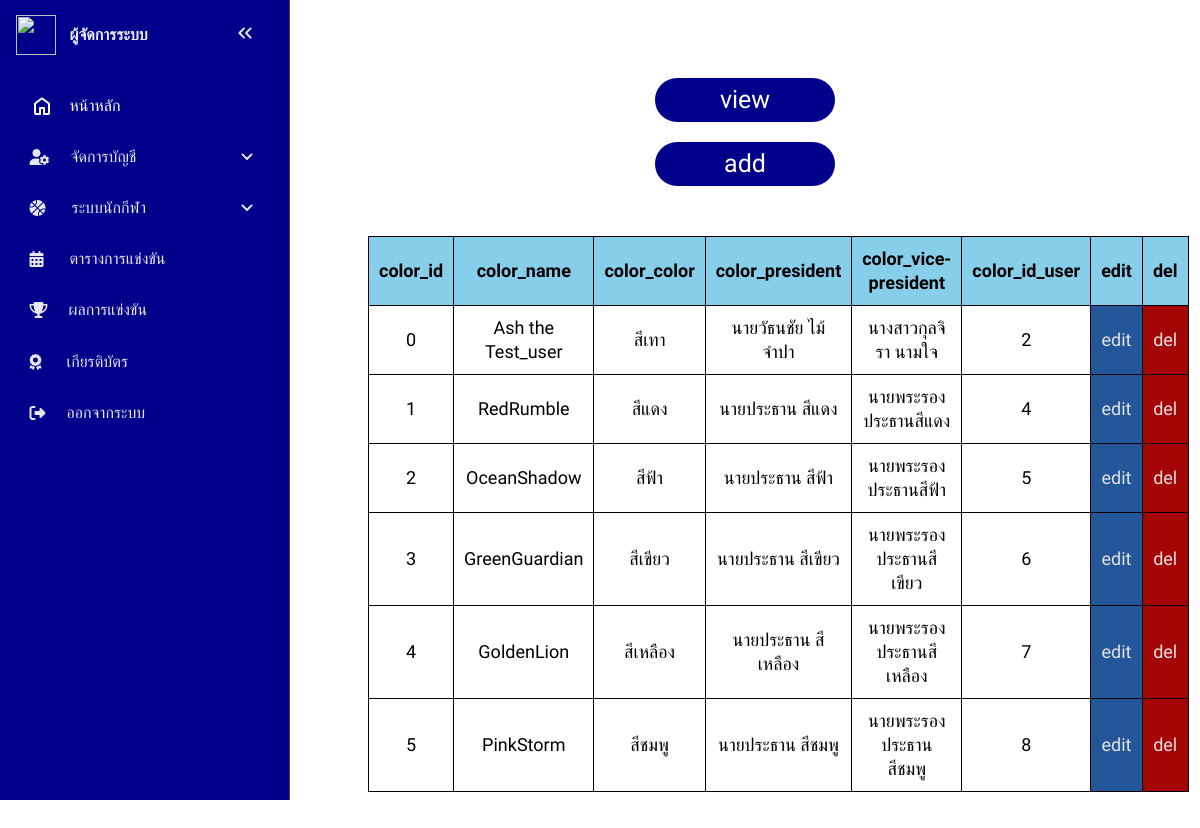
Page /admin_system.php?page=admin_sport&sub_page=view (signed in) on the committed database.
### tables this page shows
CREATE TABLE `colors` (
  `color_id` int(2) NOT NULL,
  `color_name` varchar(128) NOT NULL,
  `color_color` varchar(32) NOT NULL,
  `color_president` varchar(32) NOT NULL,
  `color_vice-president` varchar(32) NOT NULL,
  `color_id_user` int(6) NOT NULL
);

### admin/view/view_admin_sport.php (the view)
<body>
	<center>
	<table class="table_all">
		<tr>
			<th>color_id</th>
			<th>color_name</th>
			<th>color_color</th>
			<th>color_president</th>
			<th>color_vice-president</th>
			<th>color_id_user</th>
			<th>edit</th>
			<th>del</th>
		</tr>
		<?php
			$sql_view_admin_sport = "SELECT * FROM `colors`";
			$result_view_admin_sport = mysqli_query($conn, $sql_view_admin_sport);
			if (mysqli_num_rows($result_view_admin_sport) > 0) {
				while ($row_view_admin_sport = mysqli_fetch_assoc($result_view_admin_sport)) {
					echo "<tr>
							<td>".$row_view_admin_sport['color_id']."</td>
							<td>".$row_view_admin_sport['color_name']."</td>
							<td>".$row_view_admin_sport['color_color']."</td>
							<td>".$row_view_admin_sport['color_president']."</td>
							<td>".$row_view_admin_sport['color_vice-president']."</td>
							<td>".$row_view_admin_sport['color_id_user']."</td>
							<td class=edit><a href=\"admin_system.php?page=admin_sport&sub_page=edit&color_id=".$row_view_admin_sport['color_id']."\">edit</a></td>
							<td class=del><a href=\"admin_system.php?page=admin_sport&sub_page=delete&color_id=".$row_view_admin_sport['color_id']."\">del</a></td>
						</tr>";
				}
			}else{
				echo "something is wrong..";
			}
		 ?>
	</table>
	</center>
</body>
</html>

### element/styles_admin_old.css (style rules this page uses)
* { margin: 0; padding: 0; box-sizing: border-box; text-decoration: none; list-style: none; font-family: "Mitr", sans-serif; }
:root { --base-clr: #11121a; --line-clr: #42434a; --hover-clr: #222533; --text-clr: #e6e6ef; --accent-clr: #5e63ff; --secondary-text-clr: #b0b3c1; }
body { min-height: 100vh; min-height: 100dvh; color: #444444; display: grid; grid-template-columns: auto 1fr ; line-height: 1.5rem; }

### element/styles_admin_sport.css (style rules this page uses)
* { margin: 0; padding: 0; box-sizing: border-box; text-decoration: none; list-style: none; font-family: "Mitr", sans-serif; }
.table_all, th, td { border: 1px solid black; border-collapse: collapse; padding: 10px; margin-top: 50px; }
.table_all { border-top-left-radius: 10px; border-bottom-left-radius: 20px; }
tr { background-color: skyblue; color: black; font-size: 18px; cursor: pointer; }
td { background-color: white; text-align: center; transition: 0.3s ease; cursor: pointer; }
.edit { background-color: rgb(36, 87, 154); cursor: pointer; }
.del { background-color: rgb(164, 6, 6); }
.edit a { color: #e1e1e1; }
.del a { color: #e1e1e1; }

### rows in the picture
colors: color_id "0", color_name "Ash the Test_user", color_color "สีเทา", color_president "นายวัธนชัย ไม้จำปา", value "นางสาวกุลจิรา นามใจ", color_id_user "2"
colors: color_id "1", color_name "RedRumble", color_color "สีแดง", color_president "นายประธาน สีแดง", value "นายพระรอง ประธานสีแดง", color_id_user "4"
colors: color_id "2", color_name "OceanShadow", color_color "สีฟ้า", color_president "นายประธาน สีฟ้า", value "นายพระรอง ประธานสีฟ้า", color_id_user "5"
colors: color_id "3", color_name "GreenGuardian", color_color "สีเขียว", color_president "นายประธาน สีเขียว", value "นายพระรอง ประธานสีเขียว", color_id_user "6"
colors: color_id "4", color_name "GoldenLion", color_color "สีเหลือง", color_president "นายประธาน สีเหลือง", value "นายพระรอง ประธานสีเหลือง", color_id_user "7"
colors: color_id "5", color_name "PinkStorm", color_color "สีชมพู", color_president "นายประธาน สีชมพู", value "นายพระรอง ประธานสีชมพู", color_id_user "8"
